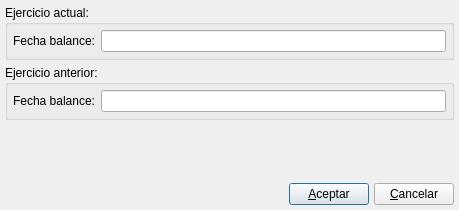
<ui version="4.0" >
 <class>datosBase</class>
 <widget class="QDialog" name="datosBase" >
  <property name="geometry" >
   <rect>
    <x>0</x>
    <y>0</y>
    <width>459</width>
    <height>210</height>
   </rect>
  </property>
  <property name="windowTitle" >
   <string>Datos para generar el balance</string>
  </property>
  <layout class="QGridLayout" >
   <property name="leftMargin" >
    <number>5</number>
   </property>
   <property name="topMargin" >
    <number>5</number>
   </property>
   <property name="rightMargin" >
    <number>5</number>
   </property>
   <property name="bottomMargin" >
    <number>5</number>
   </property>
   <property name="horizontalSpacing" >
    <number>5</number>
   </property>
   <property name="verticalSpacing" >
    <number>5</number>
   </property>
   <item row="0" column="0" >
    <widget class="QGroupBox" name="groupBox" >
     <property name="title" >
      <string>Ejercicio actual:</string>
     </property>
     <layout class="QGridLayout" >
      <property name="leftMargin" >
       <number>5</number>
      </property>
      <property name="topMargin" >
       <number>5</number>
      </property>
      <property name="rightMargin" >
       <number>5</number>
      </property>
      <property name="bottomMargin" >
       <number>5</number>
      </property>
      <property name="horizontalSpacing" >
       <number>5</number>
      </property>
      <property name="verticalSpacing" >
       <number>5</number>
      </property>
      <item row="0" column="0" >
       <widget class="QLabel" name="label" >
        <property name="frameShape" >
         <enum>QFrame::NoFrame</enum>
        </property>
        <property name="text" >
         <string>Fecha balance:</string>
        </property>
       </widget>
      </item>
      <item row="0" column="1" >
       <widget class="BusquedaFecha" name="mui_ejercicioActual_fechaBalance" />
      </item>
     </layout>
    </widget>
   </item>
   <item row="1" column="0" >
    <widget class="QGroupBox" name="groupBox_2" >
     <property name="title" >
      <string>Ejercicio anterior:</string>
     </property>
     <layout class="QGridLayout" >
      <property name="leftMargin" >
       <number>5</number>
      </property>
      <property name="topMargin" >
       <number>5</number>
      </property>
      <property name="rightMargin" >
       <number>5</number>
      </property>
      <property name="bottomMargin" >
       <number>5</number>
      </property>
      <property name="horizontalSpacing" >
       <number>5</number>
      </property>
      <property name="verticalSpacing" >
       <number>5</number>
      </property>
      <item row="0" column="0" >
       <widget class="QLabel" name="label_3" >
        <property name="frameShape" >
         <enum>QFrame::NoFrame</enum>
        </property>
        <property name="text" >
         <string>Fecha balance:</string>
        </property>
       </widget>
      </item>
      <item row="0" column="1" >
       <widget class="BusquedaFecha" name="mui_ejercicioAnterior_fechaBalance" />
      </item>
     </layout>
    </widget>
   </item>
   <item row="2" column="0" >
    <spacer>
     <property name="orientation" >
      <enum>Qt::Vertical</enum>
     </property>
     <property name="sizeHint" >
      <size>
       <width>441</width>
       <height>31</height>
      </size>
     </property>
    </spacer>
   </item>
   <item row="3" column="0" >
    <layout class="QHBoxLayout" >
     <property name="spacing" >
      <number>5</number>
     </property>
     <item>
      <spacer>
       <property name="orientation" >
        <enum>Qt::Horizontal</enum>
       </property>
       <property name="sizeHint" >
        <size>
         <width>40</width>
         <height>20</height>
        </size>
       </property>
      </spacer>
     </item>
     <item>
      <widget class="QPushButton" name="mui_aceptar" >
       <property name="text" >
        <string>&amp;Aceptar</string>
       </property>
      </widget>
     </item>
     <item>
      <widget class="QPushButton" name="mui_cancelar" >
       <property name="text" >
        <string>&amp;Cancelar</string>
       </property>
      </widget>
     </item>
    </layout>
   </item>
  </layout>
 </widget>
 <customwidgets>
  <customwidget>
   <class>BusquedaFecha</class>
   <extends>QLineEdit</extends>
   <header>busquedafecha.h</header>
  </customwidget>
 </customwidgets>
 <resources/>
 <connections/>
</ui>
